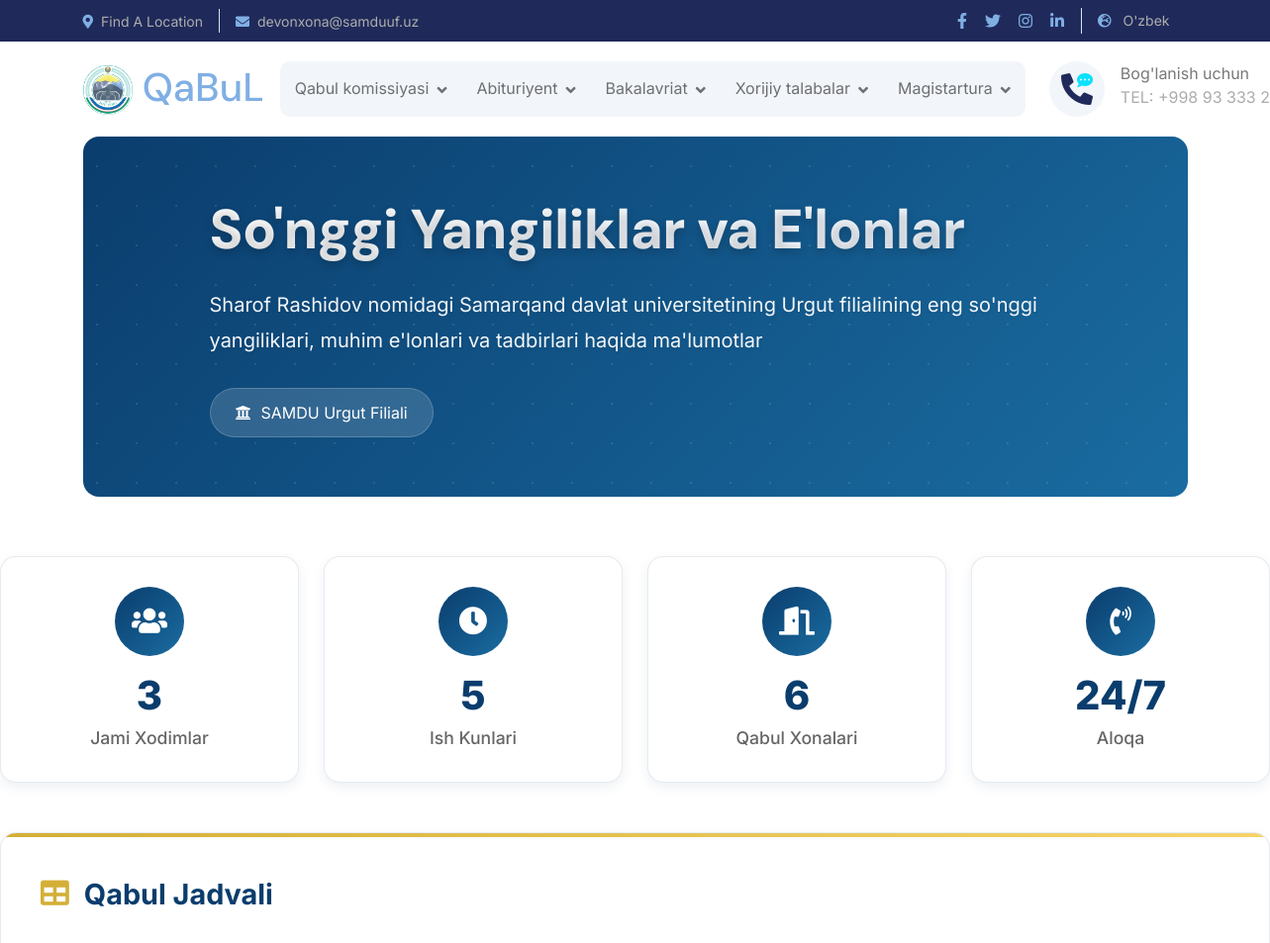
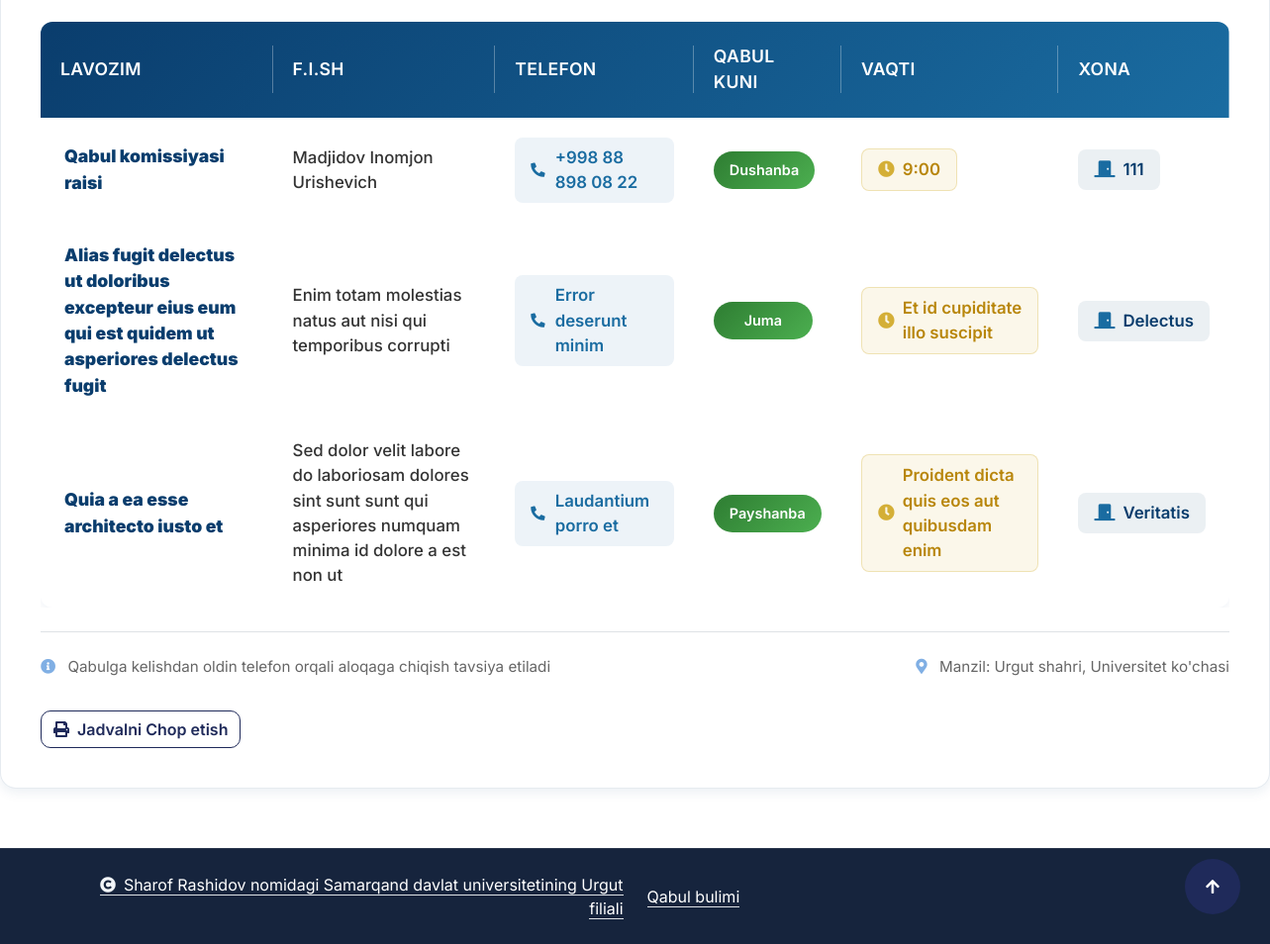
The page /qabul/ on the database its author committed (2 pictures, top to bottom).
### qabul_kom/models.py (models this page shows, shortened)
class QabulJadvali(models.Model):
    KUNLAR = [
        ('Dushanba', 'Dushanba'),
        ('Seshanba', 'Seshanba'),
        ('Chorshanba', 'Chorshanba'),
        ('Payshanba', 'Payshanba'),
        ('Juma', 'Juma'),
        ('Shanba', 'Shanba'),
    ]
    lavozim = models.CharField(max_length=100)
    fish = models.CharField("F.I.Sh", max_length=150)
    telefon = models.CharField("Telefon raqami", max_length=20)
    qabul_kuni = models.CharField(max_length=20, choices=KUNLAR)
    vaqt = models.CharField(max_length=50)
    xona = models.CharField(max_length=10)
    class Meta:
        verbose_name = "Qabul jadvali"
        verbose_name_plural = "Qabul jadvallari"

### qabul_kom/views.py (the view)
# urls.py: path("qabul/", views.qabul_kunlari, name='qabul'),
def qabul_kunlari(request):
    qabul_list = QabulJadvali.objects.all()
    return render(request, 'qabul.html', {'qabul_list': qabul_list})

### templates/qabul.html (shortened to what this page needs)
{% extends "index.html" %}
{% load static %}
{% block content %}
<div class="container">
    <div class="page-header">
        <div class="page-header-content">
            <h1>So'nggi Yangiliklar va E'lonlar</h1>
            <p>Sharof Rashidov nomidagi Samarqand davlat universitetining Urgut filialining eng so'nggi yangiliklari, muhim e'lonlari va tadbirlari haqida ma'lumotlar</p>
            <div class="university-badge">
                <i class="fas fa-university"></i>
                <span>SAMDU Urgut Filiali</span>
            </div>
        </div>
    </div>
</div>
    <div class="stats-container">
        <div class="stat-card">
            <div class="stat-icon">
                <i class="fas fa-users"></i>
            </div>
            <div class="stat-number">{{ qabul_list|length }}</div>
            <div class="stat-label">Jami Xodimlar</div>
        </div>
        <div class="stat-card">
            <div class="stat-icon">
                <i class="fas fa-clock"></i>
            </div>
            <div class="stat-number">5</div>
            <div class="stat-label">Ish Kunlari</div>
        </div>
        <div class="stat-card">
            <div class="stat-icon">
                <i class="fas fa-door-open"></i>
            </div>
            <div class="stat-number">6</div>
            <div class="stat-label">Qabul Xonalari</div>
        </div>
        <div class="stat-card">
            <div class="stat-icon">
                <i class="fas fa-phone-volume"></i>
            </div>
            <div class="stat-number">24/7</div>
            <div class="stat-label">Aloqa</div>
        </div>
    </div>
    <div class="table-container">
        <div class="table-title">
            <i class="fas fa-table"></i>
            Qabul Jadvali
        </div>
        {% if qabul_list %}
            <div class="table-responsive">
                <table class="modern-table">
                    <thead>
                        <tr>
                            <th>Lavozim</th>
                            <th>F.I.Sh</th>
                            <th>Telefon</th>
                            <th>Qabul Kuni</th>
                            <th>Vaqti</th>
                            <th>Xona</th>
                        </tr>
                    </thead>
                    <tbody>
                        {% for qabul in qabul_list %}
                        <tr>
                            <td>
                                <div class="position-title">
                                    <strong>{{ qabul.lavozim }}</strong>
                                </div>
                            </td>
                            <td>
                                <div class="person-name">
                                    {{ qabul.fish }}
                                </div>
                            </td>
                            <td>
                                <a href="tel:{{ qabul.telefon }}" class="phone-link">
                                    <i class="fas fa-phone-alt"></i>
                                    {{ qabul.telefon }}
                                </a>
                            </td>
                            <td>
                                <span class="day-badge {% if qabul.qabul_kuni in 'Shanba,Yakshanba' %}weekend{% endif %}">
                                    {{ qabul.qabul_kuni }}
                                </span>
                            </td>
                            <td>
                                <span class="time-slot">
                                    <i class="fas fa-clock"></i>
                                    {{ qabul.vaqt }}
                                </span>
                            </td>
                            <td>
                                <span class="room-info">
                                    <i class="fas fa-door-closed"></i>
                                    {{ qabul.xona }}
                                </span>
                            </td>
                        </tr>
                        {% endfor %}
                    </tbody>
                </table>
            </div>
            <div class="table-footer mt-4 pt-4 border-top" style="color: #666; font-size: 0.95rem;">
                <div class="row">
                    <div class="col-md-6">
                        <p><i class="fas fa-info-circle me-2 text-primary"></i> Qabulga kelishdan oldin telefon orqali aloqaga chiqish tavsiya etiladi</p>
                    </div>
                    <div class="col-md-6 text-end">
                        <p><i class="fas fa-map-marker-alt me-2 text-primary"></i> Manzil: Urgut shahri, Universitet ko'chasi</p>
                    </div>
                </div>
            </div>
        {% endif %}
    </div>
{% endblock %}

### rows shown on the page
QabulJadvali: lavozim "Qabul komissiyasi raisi", fish "Madjidov Inomjon Urishevich", telefon "+998 88 898 08 22", qabul_kuni "Dushanba", vaqt "9:00", xona "111"
QabulJadvali: lavozim "Alias fugit delectus ut doloribus excepteur eius eum qui est quidem ut asperiores delectus fugit", fish "Enim totam molestias natus aut nisi qui temporibus corrupti", telefon "Error deserunt minim", qabul_kuni "Juma", vaqt "Et id cupiditate illo suscipit", xona "Delectus"
QabulJadvali: lavozim "Quia a ea esse architecto iusto et", fish "Sed dolor velit labore do laboriosam dolores sint sunt sunt qui asperiores numquam minima id dolore a est non ut", telefon "Laudantium porro et", qabul_kuni "Payshanba", vaqt "Proident dicta quis eos aut quibusdam enim", xona "Veritatis"

### other values the page prints
{{ qabul_list|length }} "3"
